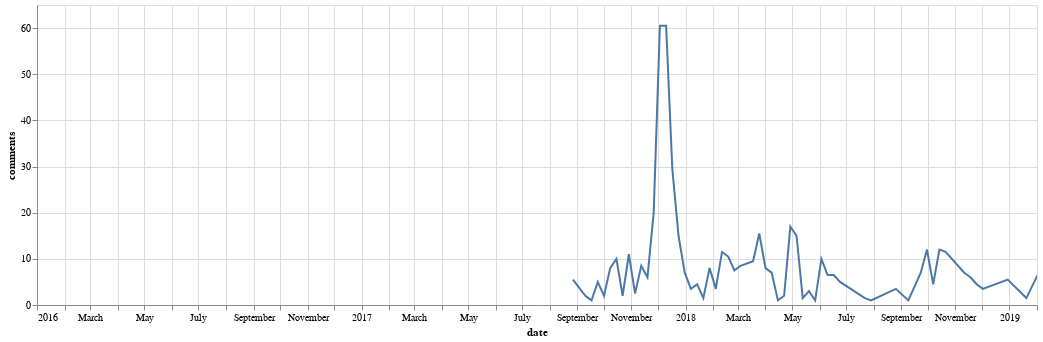

Notebook code for this chart:
### Code cell
# Comment totals over time
all_user_data = user_data.reset_index().groupby('date').sum()['comments'].reset_index()
alt.Chart(data=all_user_data, width=1000).mark_line(clip=True).encode(
    x=alt.X('date', scale=alt.Scale(domain=["2016-01-01", "2019-02-01"])),
    y='comments',
)

### Figure 1 — Vega-Lite specification as saved in the notebook (floating-point values rounded to 4 significant figures)
{"$schema": "https://vega.github.io/schema/vega-lite/v2.6.0.json", "config": {"view": {"height": 300, "width": 400}}, "data": {"name": "data-30f044953616f09c9602d7a1532c3a98"}, "datasets": {"data-30f044953616f09c9602d7a1532c3a98": [{"comments": 5.5, "date": "2017-08-27T00:00:00"}, {"comments": 2.0, "date": "2017-09-10T00:00:00"}, {"comments": 1.0, "date": "2017-09-17T00:00:00"}, {"comments": 5.0, "date": "2017-09-24T00:00:00"}, {"comments": 2.0, "date": "2017-10-01T00:00:00"}, {"comments": 8.0, "date": "2017-10-08T00:00:00"}, {"comments": 10.0, "date": "2017-10-15T00:00:00"}, {"comments": 2.0, "date": "2017-10-22T00:00:00"}, {"comments": 11.0, "date": "2017-10-29T00:00:00"}, {"comments": 2.5, "date": "2017-11-05T00:00:00"}, {"comments": 8.5, "date": "2017-11-12T00:00:00"}, {"comments": 6.0, "date": "2017-11-19T00:00:00"}, {"comments": 20.0, "date": "2017-11-26T00:00:00"}, {"comments": 60.5, "date": "2017-12-03T00:00:00"}, {"comments": 60.5, "date": "2017-12-10T00:00:00"}, {"comments": 29.5, "date": "2017-12-17T00:00:00"}, {"comments": 15.0, "date": "2017-12-24T00:00:00"}, {"comments": 7.0, "date": "2017-12-31T00:00:00"}, {"comments": 3.5, "date": "2018-01-07T00:00:00"}, {"comments": 4.5, "date": "2018-01-14T00:00:00"}, {"comments": 1.5, "date": "2018-01-21T00:00:00"}, {"comments": 8.0, "date": "2018-01-28T00:00:00"}, {"comments": 3.5, "date": "2018-02-04T00:00:00"}, {"comments": 11.5, "date": "2018-02-11T00:00:00"}, {"comments": 10.5, "date": "2018-02-18T00:00:00"}, {"comments": 7.5, "date": "2018-02-25T00:00:00"}, {"comments": 8.5, "date": "2018-03-04T00:00:00"}, {"comments": 9.5, "date": "2018-03-18T00:00:00"}, {"comments": 15.5, "date": "2018-03-25T00:00:00"}, {"comments": 8.0, "date": "2018-04-01T00:00:00"}, {"comments": 7.0, "date": "2018-04-08T00:00:00"}, {"comments": 1.0, "date": "2018-04-15T00:00:00"}, {"comments": 2.0, "date": "2018-04-22T00:00:00"}, {"comments": 17.0, "date": "2018-04-29T00:00:00"}, {"comments": 15.0, "date": "2018-05-06T00:00:00"}, {"comments": 1.5, "date": "2018-05-13T00:00:00"}, {"comments": 3.0, "date": "2018-05-20T00:00:00"}, {"comments": 1.0, "date": "2018-05-27T00:00:00"}, {"comments": 10.0, "date": "2018-06-03T00:00:00"}, {"comments": 6.5, "date": "2018-06-10T00:00:00"}, {"comments": 6.5, "date": "2018-06-17T00:00:00"}, {"comments": 5.0, "date": "2018-06-24T00:00:00"}, {"comments": 1.5, "date": "2018-07-22T00:00:00"}, {"comments": 1.0, "date": "2018-07-29T00:00:00"}, {"comments": 3.5, "date": "2018-08-26T00:00:00"}, {"comments": 1.0, "date": "2018-09-09T00:00:00"}, {"comments": 7.0, "date": "2018-09-23T00:00:00"}, {"comments": 12.0, "date": "2018-09-30T00:00:00"}, {"comments": 4.5, "date": "2018-10-07T00:00:00"}, {"comments": 12.0, "date": "2018-10-14T00:00:00"}, {"comments": 11.5, "date": "2018-10-21T00:00:00"}, {"comments": 7.0, "date": "2018-11-11T00:00:00"}, {"comments": 6.0, "date": "2018-11-18T00:00:00"}, {"comments": 4.5, "date": "2018-11-25T00:00:00"}, {"comments": 3.5, "date": "2018-12-02T00:00:00"}, {"comments": 5.5, "date": "2018-12-30T00:00:00"}, {"comments": 1.5, "date": "2019-01-20T00:00:00"}, {"comments": 7.0, "date": "2019-02-03T00:00:00"}]}, "encoding": {"x": {"field": "date", "scale": {"domain": ["2016-01-01", "2019-02-01"]}, "type": "temporal"}, "y": {"field": "comments", "type": "quantitative"}}, "mark": {"clip": true, "type": "line"}, "width": 1000}
